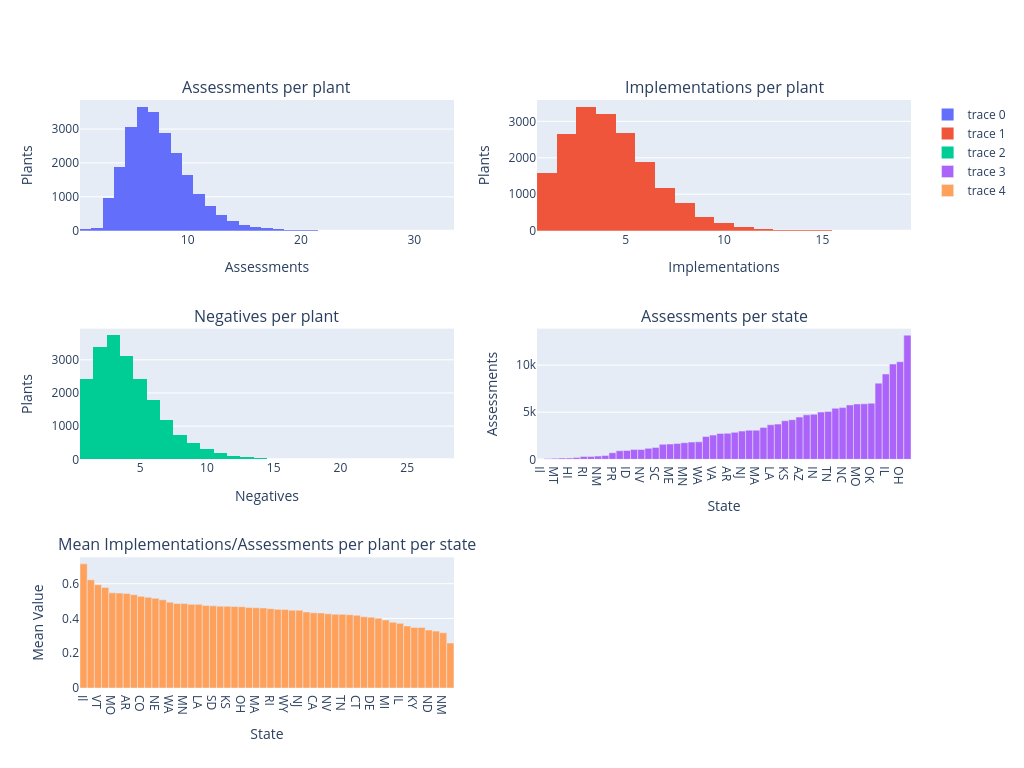

The cell this chart's notebook holds for it:
### Code cell
assessments_per = RECC["ID"].value_counts()["count"].to_list()
implementations_per = RECC.filter(pl.col("IMPSTATUS") == "I")["ID"].value_counts()["count"].to_list()
negs_per = RECC.filter(pl.col("IMPSTATUS") == "N")["ID"].value_counts()["count"].to_list()
state_df = RECC.select("ID", "IMPSTATUS").join(ASSESS.select("ID", "STATE"), on="ID", how="left")
state_df = state_df.group_by("ID", "IMPSTATUS", "STATE").agg(pl.len()).sort("len")
state_assess = state_df.group_by("STATE").agg(pl.col("len").sum()).sort("len")
state_means = state_df.group_by("STATE").agg(pl.col("len").filter(pl.col("IMPSTATUS") == "I").sum() / pl.col("len").sum()).sort(by="len", descending=True)
subs = make_subplots(3, 2, subplot_titles=["Assessments per plant", "Implementations per plant", "Negatives per plant", "Assessments per state", "Mean Implementations/Assessments per plant per state"])

subs.add_trace(go.Histogram(x=assessments_per), 1, 1)
subs.add_trace(go.Histogram(x=implementations_per), 1, 2)
subs.add_trace(go.Histogram(x=negs_per), 2, 1)
subs.add_trace(go.Bar(x=state_assess["STATE"], y=state_assess["len"]), 2, 2)
subs.add_trace(go.Bar(x=state_means["STATE"], y=state_means["len"]), 3, 1)

subs.update_xaxes(title_text="Assessments", row=1, col=1)
subs.update_yaxes(title_text="Plants", row=1, col=1)
subs.update_xaxes(title_text="Implementations", row=1, col=2)
subs.update_yaxes(title_text="Plants", row=1, col=2)
subs.update_xaxes(title_text="Negatives", row=2, col=1)
subs.update_yaxes(title_text="Plants", row=2, col=1)
subs.update_xaxes(title_text="State", row=2, col=2)
subs.update_yaxes(title_text="Assessments", row=2, col=2)
subs.update_xaxes(title_text="State", row=3, col=1)
subs.update_yaxes(title_text="Mean Value", row=3, col=1)
subs.update_layout(height=768, width=1024)

subs.show()

### Figure 1 — Plotly figure (JSON) as saved in the notebook; plotly's stock layout.template omitted (floating-point values rounded to 4 significant figures; data arrays with more than 128 entries replaced by an {"elided": "..."} marker saying what was removed)
{"data": [{"type": "histogram", "x": {"elided": "22974 int values"}, "xaxis": "x", "yaxis": "y"}, {"type": "histogram", "x": {"elided": "18148 int values"}, "xaxis": "x2", "yaxis": "y2"}, {"type": "histogram", "x": {"elided": "20086 int values"}, "xaxis": "x3", "yaxis": "y3"}, {"type": "bar", "x": ["Il", "ND", "MT", "AK", "HI", "WY", "RI", "VT", "NM", "SD", "PR", "NH", "ID", "MD", "NV", "DE", "SC", "NE", "ME", "CT", "MN", "UT", "WA", "WV", "VA", "AL", "AR", "MS", "NJ", "KY", "MA", "IA", "LA", "OR", "KS", "WI", "AZ", "MI", "IN", "CO", "TN", "NY", "NC", "GA", "MO", "PA", "OK", "FL", "IL", "TX", "OH", "CA"], "xaxis": "x4", "y": [14, 87, 112, 141, 143, 206, 311, 313, 343, 402, 694, 909, 932, 1034, 1048, 1168, 1265, 1589, 1627, 1684, 1767, 1830, 1855, 2418, 2574, 2753, 2770, 2864, 2998, 3087, 3092, 3391, 3668, 3743, 4092, 4205, 4485, 4719, 4787, 5015, 5080, 5420, 5489, 5770, 5879, 5890, 5956, 8088, 9058, 10114, 10362, 13174], "yaxis": "y4"}, {"type": "bar", "x": ["Il", "HI", "VT", "WV", "MO", "AK", "AR", "TX", "CO", "PR", "NE", "IA", "WA", "FL", "MN", "ME", "LA", "OR", "SD", "VA", "KS", "NC", "OH", "MD", "MA", "PA", "RI", "OK", "WY", "NH", "NJ", "NY", "CA", "GA", "NV", "SC", "TN", "UT", "CT", "AL", "DE", "IN", "MI", "AZ", "IL", "MS", "KY", "WI", "ND", "ID", "NM", "MT"], "xaxis": "x5", "y": [0.7143, 0.6224, 0.5942, 0.5786, 0.5475, 0.5461, 0.5433, 0.537, 0.5274, 0.5216, 0.516, 0.5072, 0.4938, 0.4864, 0.4856, 0.4813, 0.4812, 0.475, 0.4726, 0.4709, 0.4702, 0.4689, 0.4673, 0.4632, 0.4615, 0.4604, 0.4566, 0.4527, 0.4515, 0.4477, 0.4473, 0.4378, 0.4324, 0.4317, 0.4265, 0.4245, 0.4238, 0.4213, 0.4186, 0.4101, 0.4075, 0.4015, 0.391, 0.3788, 0.3719, 0.3568, 0.3482, 0.3479, 0.3333, 0.3273, 0.3178, 0.2589], "yaxis": "y5"}], "layout": {"annotations": [{"font": {"size": 16}, "showarrow": false, "text": "Assessments per plant", "x": 0.225, "xanchor": "center", "xref": "paper", "y": 1, "yanchor": "bottom", "yref": "paper"}, {"font": {"size": 16}, "showarrow": false, "text": "Implementations per plant", "x": 0.775, "xanchor": "center", "xref": "paper", "y": 1, "yanchor": "bottom", "yref": "paper"}, {"font": {"size": 16}, "showarrow": false, "text": "Negatives per plant", "x": 0.225, "xanchor": "center", "xref": "paper", "y": 0.6111, "yanchor": "bottom", "yref": "paper"}, {"font": {"size": 16}, "showarrow": false, "text": "Assessments per state", "x": 0.775, "xanchor": "center", "xref": "paper", "y": 0.6111, "yanchor": "bottom", "yref": "paper"}, {"font": {"size": 16}, "showarrow": false, "text": "Mean Implementations/Assessments per plant per state", "x": 0.225, "xanchor": "center", "xref": "paper", "y": 0.2222, "yanchor": "bottom", "yref": "paper"}], "height": 768, "width": 1024, "xaxis": {"anchor": "y", "domain": [0, 0.45], "title": {"text": "Assessments"}}, "xaxis2": {"anchor": "y2", "domain": [0.55, 1], "title": {"text": "Implementations"}}, "xaxis3": {"anchor": "y3", "domain": [0, 0.45], "title": {"text": "Negatives"}}, "xaxis4": {"anchor": "y4", "domain": [0.55, 1], "title": {"text": "State"}}, "xaxis5": {"anchor": "y5", "domain": [0, 0.45], "title": {"text": "State"}}, "xaxis6": {"anchor": "y6", "domain": [0.55, 1]}, "yaxis": {"anchor": "x", "domain": [0.7778, 1], "title": {"text": "Plants"}}, "yaxis2": {"anchor": "x2", "domain": [0.7778, 1], "title": {"text": "Plants"}}, "yaxis3": {"anchor": "x3", "domain": [0.3889, 0.6111], "title": {"text": "Plants"}}, "yaxis4": {"anchor": "x4", "domain": [0.3889, 0.6111], "title": {"text": "Assessments"}}, "yaxis5": {"anchor": "x5", "domain": [0, 0.2222], "title": {"text": "Mean Value"}}, "yaxis6": {"anchor": "x6", "domain": [0, 0.2222]}}}
